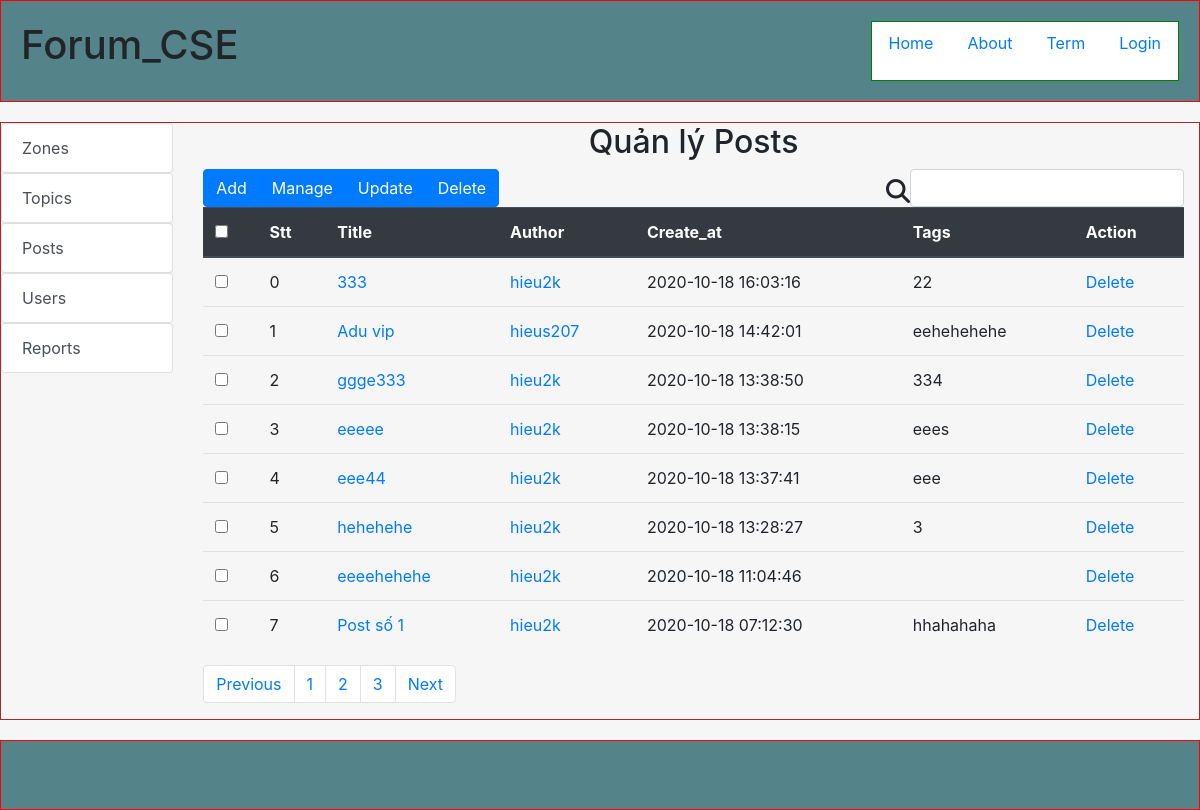
The page /Forum/index.php?controller=admin&action=view_tp&tp_id=1 on the database as committed earlier.
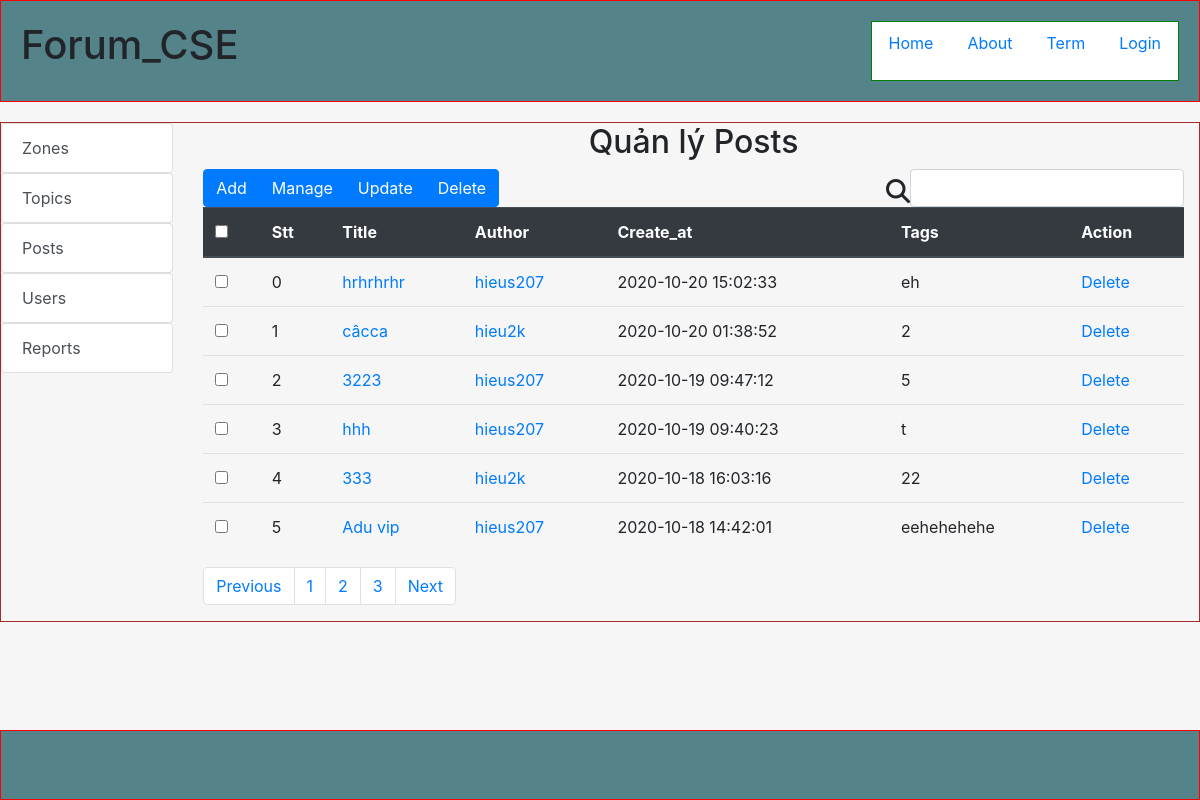
The same page on the database as committed later.
### tables this page shows
CREATE TABLE `posts` (
  `post_id` int(11) NOT NULL,
  `title` varchar(255) NOT NULL,
  `create_at` timestamp NOT NULL DEFAULT current_timestamp(),
  `edit_at` timestamp NULL DEFAULT NULL,
  `body` text NOT NULL,
  `tags` varchar(255) DEFAULT NULL,
  `status` tinyint(4) NOT NULL DEFAULT 1,
  `user_id` int(11) NOT NULL,
  `topic_id` int(11) NOT NULL,
  `mitopic_id` int(11) DEFAULT NULL
);

CREATE TABLE `users` (
  `user_id` int(11) NOT NULL,
  `username` varchar(60) NOT NULL,
  `fullname` varchar(60) NOT NULL,
  `email` varchar(255) NOT NULL,
  `avt` varchar(255) DEFAULT NULL,
  `password` varchar(255) NOT NULL,
  `code` varchar(255) DEFAULT NULL,
  `create_at` timestamp NOT NULL DEFAULT current_timestamp(),
  `admin` tinyint(4) NOT NULL DEFAULT 0,
  `status` tinyint(4) NOT NULL DEFAULT 0
);

### Forum/index.php (called while the page is built, shortened)
<?php
$action = isset($_GET['action']) ? $_GET['action'] : 'index';
$object = new $controller;
$object->$action();
?>

### Forum/models/model.php (called while the page is built, shortened)
<?php
    require_once("path.php");
    function openConnect(){
        $conn=mysqli_connect(HOST,USER,PASS,DB);
        return $conn;
    }
?>

### Forum/models/PostModel.php (called while the page is built, shortened)
<?php
    require_once("model.php");
    class PostModel{
        public $connection;
        function PostModel($title="",$body="",$tags="",$user_id="",$topic_id="",$mitopic_id="",$edit_at=""){
            $this->connection=openConnect();
        }
        function getPostInTP($tp_id){
            $sql="SELECT p.*,u.username,u.user_id FROM posts As p JOIN users as u ON p.user_id=u.user_id WHERE p.topic_id='$tp_id' ORDER BY p.post_id DESC";
            $rs=mysqli_query($this->connection,$sql);
            $result=mysqli_fetch_all($rs,MYSQLI_ASSOC);
            return $result;
        }
    }
?>

### Forum/path.php (called while the page is built, shortened)
<?php
    $URL="http://localhost:88/Forum/index.php?controller="
?>

### Forum/models/UserModel.php (called while the page is built, shortened)
<?php
    require_once("model.php");
    class UserModel{
        public $connection;
        function UserModel($username='',$fullname='',$email='',$password='',$admin='',$status=''){
            $this->connection=openConnect();
        }
        function selectAll($data=[]){
            $sql="SELECT * FROM ". self::TABLE;
            $rs=mysqli_query($this->connection,$sql);
            $result=mysqli_fetch_all($rs,MYSQLI_ASSOC);
            return $result;
        }
    }
?>

### Forum/views/admin/posts/index.php (the view, shortened to what the changed rows need)
<?php include_once("path.php");
global $ROOT_PATH; ?>
<?php include($ROOT_PATH."/includes/headerp1.php");?>
<link rel="stylesheet" href="assets/css/admin.css">
<?php include($ROOT_PATH."/includes/headerp2.php");?>
<?php include($ROOT_PATH."/includes/admin_headerp3.php");?>
                <div class="col-md-10">
                    <h2 class="text-center">Quản lý Posts</h2>
                    <div class="list-posted">
                        <table class="table">
                            <thead class="thead-dark">
                                <tr>
                                    <th>
                                    <input type="checkbox" name="" id="">
                                    </th>
                                    <th>Stt</th>
                                    <th>Title</th>
                                    <th>Author</th>
                                    <th>Create_at</th>
                                    <th>Tags</th>
                                    <th colspan="1">Action</th>
                                </tr>
                            </thead>
                            <tbody>
                                <?php foreach ($posts as $key=>$post):?>
                                    <tr>
                                        <td scope="row"><input type="checkbox" name=""></td>
                                        <td><?php echo $key;?></td>
                                        <td><a href="<?php echo $URL."posts&action=index&p_id=".$post['post_id'];?>"><?php echo $post['title'];?></a></td>
                                        <?php foreach ($users as $user):?>
                                            <?php if($user['user_id']==$post['user_id']):?>
                                            <td><a href="<?php echo $URL."users&action=index&u_id=".$user['user_id'];?>"><?php echo $user['username'];?></a></td>
                                            <?php endif;?>
                                        <?php endforeach;?>
                                        <td><?php echo $post['create_at'];?></td>
                                        <td><?php echo $post['tags'];?></td>
                                        <td><a href="<?php echo $URL."admin&action=del_p&p_id=".$post['post_id'];?>">Delete</a></td>
                                    </tr>
                                <?php endforeach;?>
                            </tbody>
                        </table>
                    </div>
                </div>
            </div>
        </div>
    </div>
<?php include($ROOT_PATH."/includes/footer.php");?>

Rows that differ between the two databases and show on the page:
removed posts: key "2", title "ggge333", create_at "2020-10-18 13:38:50", tags "334", users (username "hieu2k")
removed posts: key "3", title "eeeee", create_at "2020-10-18 13:38:15", tags "eees", users (username "hieu2k")
removed posts: key "4", title "eee44", create_at "2020-10-18 13:37:41", tags "eee", users (username "hieu2k")
removed posts: key "5", title "hehehehe", create_at "2020-10-18 13:28:27", tags "3", users (username "hieu2k")
removed posts: key "6", title "eeeehehehe", create_at "2020-10-18 11:04:46", users (username "hieu2k")
removed posts: key "7", title "Post số 1", create_at "2020-10-18 07:12:30", tags "hhahahaha", users (username "hieu2k")
added posts: key "0", title "hrhrhrhr", create_at "2020-10-20 15:02:33", tags "eh", users (username "hieus207")
added posts: key "1", title "câcca", create_at "2020-10-20 01:38:52", tags "2", users (username "hieu2k")
added posts: key "2", title "3223", create_at "2020-10-19 09:47:12", tags "5", users (username "hieus207")
added posts: key "3", title "hhh", create_at "2020-10-19 09:40:23", tags "t", users (username "hieus207")
computed for posts (number 5 of 6 on the later page): key "0" → "4"
computed for posts "Adu vip": key "1" → "5"
